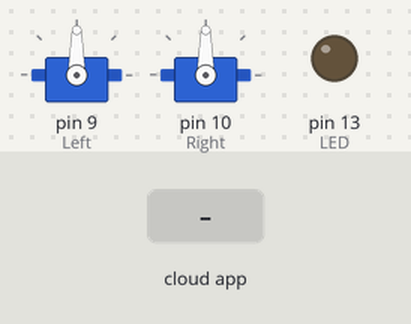
The sketch below on a simulated Arduino Uno, built with avr-gcc and run on an emulated ATmega328P. On the bench: 2 × servo, output pins drawn as LEDs (lit = HIGH). The test bench sets the inputs (shaded band). The ROS host is connected and sends only what is stated.

Above: at 1.2 s.
1.3 s: the phone or cloud app sets move_zumo to -100
At 2.0 s:
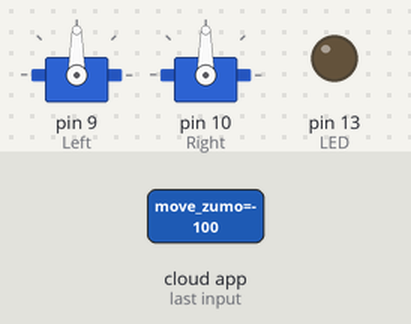
2.9 s: the phone or cloud app sets move_zumo to 100
At 3.8 s:
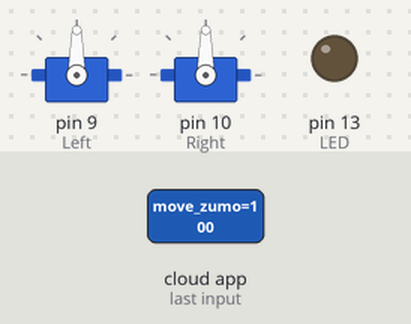
Timing chart, 0 to 5.9 s (numbered marks = the images above; inputs shaded):
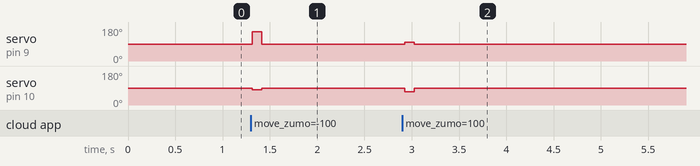

The sketch:

rover1.ino
```cpp
#include <ros.h>
#include <std_msgs/Float32.h>
#include <Servo.h>

//#define DIR_R  7             //Right motor Direction control line
//#define DIR_L  8             //Left motor Direction control line
//#define PWM_R  9             //Right motor PWM control line
//#define PWM_L  10            //Left motor PWM control line
#define LED    13
//#define SPEED  45

Servo Left;
Servo Right;

ros::NodeHandle nh;

int rightSpeed, leftSpeed;
double relative_angle;
int motorEnabledFlag=0;
unsigned long cutoffMillis;

void messageCb(const std_msgs::Float32& str){

        if(str.data == -1){

                 leftSpeed=110;              //no free-space front Zumo robot, rotate to find another one
                 rightSpeed =110;
                 rotatePort(leftSpeed, rightSpeed,  100);
                 //searchPort(100,100);
        }
        else
        {
            relative_angle=abs(90.0-str.data);

            if (relative_angle <= 2.0)         //optional direction in front of Zumo robot
            {
                 leftSpeed=140;
                 rightSpeed =40;
                 forwardPort(leftSpeed, rightSpeed, 100);
            }
            else
            {
                 if (str.data <90.0)
                 {
                     leftSpeed=100+relative_angle;
                     leftSpeed=min(leftSpeed, 155);
                     rightSpeed =80;

                     turnPort(leftSpeed,rightSpeed,  100);
                 }
                 else
                 {
                     leftSpeed=100;
                     rightSpeed =80-relative_angle;
                     rightSpeed=max(rightSpeed, 25);
                     turnPort(leftSpeed,rightSpeed,  100);
                 }
            }

        }
}

ros::Subscriber<std_msgs::Float32> sub("/space1/move_zumo", &messageCb);

void setup(){
  pinMode(LED, OUTPUT);
  Left.attach(9); //use PWM pin 9 to control left motors
  Right.attach(10); // use PWM pin 10 to control right motors

  nh.initNode();
  nh.subscribe(sub);
}

void loop(){
  nh.spinOnce();

  if (motorEnabledFlag)
  {
       if (millis () >=cutoffMillis)
        {
            Left.write(90);
            Right.write(90);
            motorEnabledFlag=0;
        }
  }
  delay(50);
}


void rotatePort  (int LSpeed, int RSpeed, int T1)
{
    Left.write(LSpeed);
    Right.write(RSpeed);
    motorEnabledFlag=1;
    cutoffMillis= millis()+T1;
}

void forwardPort (int LSpeed, int RSpeed,  int T1)
{
    Left.write(LSpeed);
    Right.write(RSpeed);
    motorEnabledFlag=1;
    cutoffMillis= millis()+T1;
}

void turnPort(int LSpeed, int RSpeed,  int T1)
{
    Left.write(LSpeed);
    Right.write(RSpeed);
    motorEnabledFlag=1;
    cutoffMillis= millis()+T1;
}

//void searchPort(int T1, int T2)
//{
  //  digitalWrite(LED,HIGH);
   // delay(T1);
   // digitalWrite(LED,LOW);
   // delay(T2);
//}
```

Measured:
- after the input at 1.3 s, servo on pin 9 (Left): 90° → 155° at once, → 90° 0.10 s later; servo on pin 10 (Right): 90° → 80° at once, → 90° 0.10 s later
- after the input at 2.9 s, servo on pin 9 (Left): 90° → 100° at once, → 90° 0.10 s later; servo on pin 10 (Right): 90° → 70° at once, → 90° 0.10 s later
